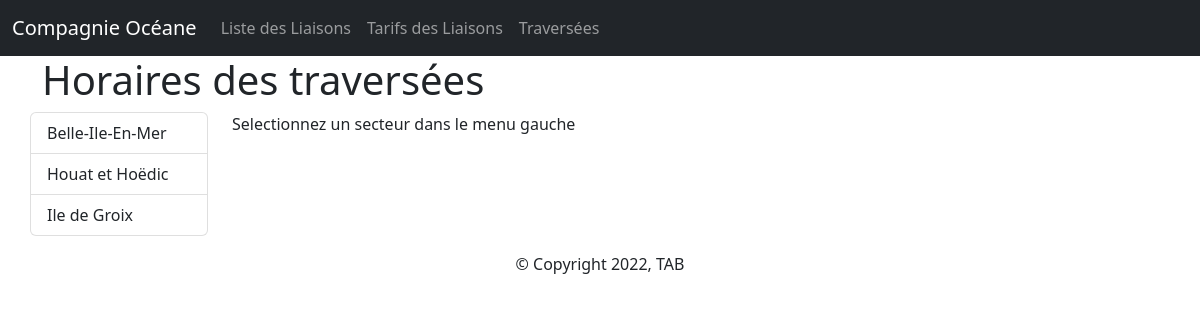
Screenshot of /controleur/afficheTraversees.php with the database file from the repository.
### tables this page shows
CREATE TABLE `secteur` (
  `id` tinyint(3) UNSIGNED NOT NULL,
  `nom` varchar(100) NOT NULL,
  `photo` varchar(100) NOT NULL,
  `description` text NOT NULL,
  `url` varchar(250) DEFAULT NULL
);

### controleur/afficheTraversees.php (called while the page is built, shortened)
<?php
if ($_SERVER["SCRIPT_FILENAME"] == __FILE__) {
    $racine = "..";
}
include_once "$racine/modele/bd.liaison.inc.php";
$secteurs = getSecteurs();
$titre = "Horaires des traversées";
include "$racine/vue/header.php";
include "$racine/vue/vueAfficheTraversees.php";
include "$racine/vue/footer.php";
?>

### modele/bd.liaison.inc.php (called while the page is built, shortened)
<?php
    function getSecteurs(){
        $resultat = array();
        try {
            $cnx = getPDO();
            $req = $cnx->prepare("SELECT * FROM secteur");
            $req->execute();
            $ligne = $req->fetch(PDO::FETCH_ASSOC);
            while ($ligne) {
                $resultat[] = $ligne;
                $ligne = $req->fetch(PDO::FETCH_ASSOC);
            }
        } catch (PDOException $e) {
            print "Erreur !: " . $e->getMessage();
            die();
        }
        return $resultat;
    }
?>

### vue/vueAfficheTraversees.php (the view, shortened to what this page needs)
<h1><?= $titre ?></h1>
<div class="row">
  <div class="list-group col-2" >
  <?php foreach ($secteurs as $secteur){
      $active = "";
  ?>
      <a href="?action=traversees&secteur=<?=$secteur['id']?>" class="list-group-item list-group-item-action <?=$active?>">
      <?=$secteur['nom']?>
    </a>
  <?php
  }
  ?>
  </div>
  <div class="col">
    <?php
      if (!isset($_GET['secteur'])){
      ?>
        <p>Selectionnez un secteur dans le menu gauche </p>
      <?php
      }
    ?>
  </div>
</div>

### css/style.css (style rules this page uses)
html { position: relative; min-height: 100%; }
body { margin-bottom: 60px; font-family: Arial; color : #333; font-size : 14px; line-height : 1.3; scroll-behavior: smooth; background-color : var(--fondC); }

### rows the page displays
secteur: nom "Belle-Ile-En-Mer"
secteur: nom "Houat et Hoëdic"
secteur: nom "Ile de Groix"

### other values shown
$titre "Horaires des traversées"
